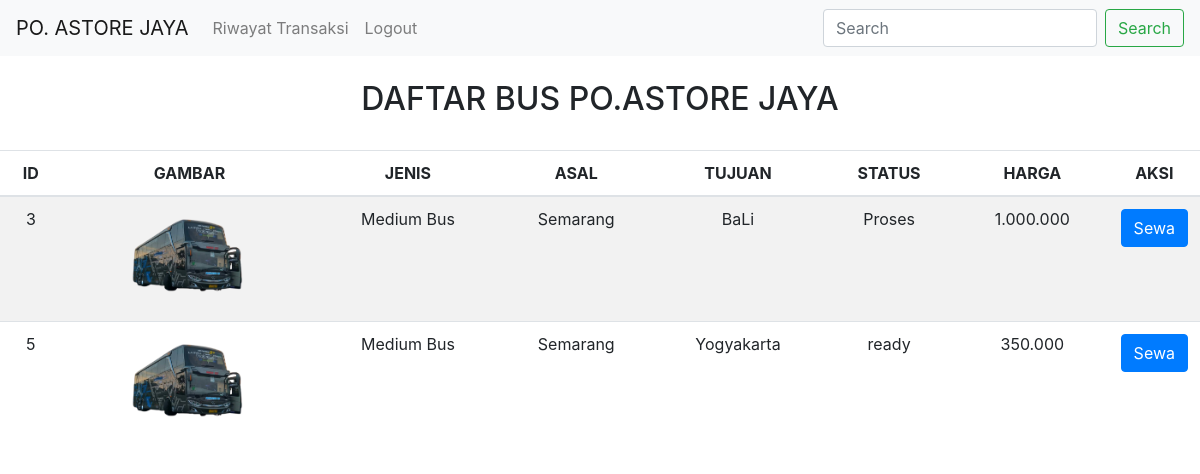
The app's page /halaman_user.php?cari=Medium Bus with its own data.
### tables this page shows
CREATE TABLE `bus` (
  `id_bus` int(15) NOT NULL,
  `gambar` varchar(100) NOT NULL,
  `jenis` varchar(255) NOT NULL,
  `asal` varchar(323) NOT NULL,
  `tujuan` varchar(2332) NOT NULL,
  `status` varchar(255) NOT NULL,
  `harga` varchar(255) NOT NULL
);

### halaman_user.php (the view, shortened to what this page needs)
<html>
    <head>
<link rel="stylesheet" href="assets/css/bootstrap.min.css">
    </head>
</html>
    <body>
    <nav class="navbar sticky-top navbar-expand-lg navbar-light bg-light">
  <a class="navbar-brand" href="halaman_user.php">PO. ASTORE JAYA</a>
  <div class="collapse navbar-collapse" id="navbarSupportedContent">
    <ul class="navbar-nav mr-auto">
      <li class="nav-item">
        <a class="nav-link" href="transaksi.php">Riwayat Transaksi</a>
      </li>
      <li class="nav-item">
        <a class="nav-link" href="logout_user.php" tabindex="-1" aria-disabled="true">Logout</a>
      </li>
    </ul>
    <form class="form-inline my-2 my-lg-0">
      <input class="form-control mr-sm-2" type="text" placeholder="Search" name= "cari" aria-label="Search">
      <button class="btn btn-outline-success my-2 my-sm-0" type="submit">Search</button>
    </form>
  </div>
</nav>
<br>
    <h2 align='center' line-height='50%'>DAFTAR BUS PO.ASTORE JAYA</h2>
    <br>
    <?php
     include_once("koneksi.php");
    ?>
<table class="table table-striped">
  <thead>
    <tr align='center'>
      <th scope="col">ID</th>
      <th scope="col">GAMBAR</th>
      <th scope="col">JENIS</th>
      <th scope="col">ASAL</th>
      <th scope="col">TUJUAN</th>
      <th scope="col">STATUS</th>
      <th scope="col">HARGA</th>
      <th scope="col">AKSI</th>
    </tr>
  </thead>
    <?php
        if(isset($_GET['cari'])){
            $cari = $_GET['cari'];
            $result = mysqli_query($koneksi, "select * from bus where jenis like '%".$cari."%'");
        }else{
            $result = mysqli_query($koneksi,"select * from bus");
        }
    while($user_data = mysqli_fetch_array($result)) {   ?>
        <tr>
        <td align='center'><?=$user_data['id_bus']?></td>
        <td align='center'><img src="image/<?php echo $user_data["gambar"];?>" style='width:auto; height:100px; padding: 10px 0px 10px 0px'></td>
        <td align='center'><?=$user_data['jenis']?></td>
        <td align='center'><?=$user_data['asal']?></td>
        <td align='center'><?=$user_data['tujuan']?></td>
        <td align='center'><?=$user_data['status']?></td>
        <td align='center'><?=$user_data['harga']?></td>
        <td align='center' width='85px'><a class="btn btn-primary" href="pesan.php?id_bus=<?php echo $user_data['id_bus']; ?>" role="button">Sewa</a></td>
    </tr>
    <?php }?>
    </table>
    </body>

### records on screen
bus: id_bus "3", gambar (picture), jenis "Medium Bus", asal "Semarang", tujuan "BaLi", status "Proses", harga "1.000.000"
bus: id_bus "5", gambar (picture), jenis "Medium Bus", asal "Semarang", tujuan "Yogyakarta", status "ready", harga "350.000"
